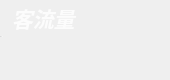
                          <widget class="QFrame" name="FLow_QF">
                           <property name="minimumSize">
                            <size>
                             <width>170</width>
                             <height>80</height>
                            </size>
                           </property>
                           <property name="maximumSize">
                            <size>
                             <width>170</width>
                             <height>80</height>
                            </size>
                           </property>
                           <property name="toolTipDuration">
                            <number>0</number>
                           </property>
                           <property name="styleSheet">
                            <string notr="true">QFrame#FLow_QF{
color: rgb(255, 255, 255);
border-radius: 15px;
background-color: qradialgradient(cx:0, cy:0, radius:1, fx:0.1, fy:0.1, stop:0 rgb(253, 139, 133),  stop:1 rgb(248, 194, 152));
border: 1px outset rgb(252, 194, 149)
}
</string>
                           </property>
                           <property name="frameShape">
                            <enum>QFrame::Shape::NoFrame</enum>
                           </property>
                           <layout class="QVBoxLayout" name="verticalLayout_24" stretch="0,2,1">
                            <property name="spacing">
                             <number>0</number>
                            </property>
                            <property name="leftMargin">
                             <number>0</number>
                            </property>
                            <property name="topMargin">
                             <number>0</number>
                            </property>
                            <property name="rightMargin">
                             <number>0</number>
                            </property>
                            <property name="bottomMargin">
                             <number>0</number>
                            </property>
                            <item>
                             <widget class="QFrame" name="FLow_top">
                              <property name="styleSheet">
                               <string notr="true">border:none</string>
                              </property>
                              <property name="frameShape">
                               <enum>QFrame::Shape::NoFrame</enum>
                              </property>
                              <layout class="QHBoxLayout" name="horizontalLayout_16">
                               <property name="spacing">
                                <number>0</number>
                               </property>
                               <property name="leftMargin">
                                <number>0</number>
                               </property>
                               <property name="topMargin">
                                <number>3</number>
                               </property>
                               <property name="rightMargin">
                                <number>0</number>
                               </property>
                               <property name="bottomMargin">
                                <number>3</number>
                               </property>
                               <item>
                                <widget class="QLabel" name="label_6">
                                 <property name="maximumSize">
                                  <size>
                                   <width>16777215</width>
                                   <height>30</height>
                                  </size>
                                 </property>
                                 <property name="font">
                                  <font>
                                   <family>Segoe UI</family>
                                   <pointsize>16</pointsize>
                                   <italic>true</italic>
                                   <bold>true</bold>
                                  </font>
                                 </property>
                                 <property name="styleSheet">
                                  <string notr="true">color: rgba(255, 255, 255,210);
padding-left:12px;
font: 700 italic 16pt &quot;Segoe UI&quot;;</string>
                                 </property>
                                 <property name="text">
                                  <string>客流量</string>
                                 </property>
                                 <property name="indent">
                                  <number>0</number>
                                 </property>
                                </widget>
                               </item>
                              </layout>
                             </widget>
                            </item>
                            <item>
                             <widget class="Line" name="line_3">
                              <property name="maximumSize">
                               <size>
                                <width>16777215</width>
                                <height>1</height>
                               </size>
                              </property>
                              <property name="styleSheet">
                               <string notr="true">background-color: rgba(255, 255, 255, 89);</string>
                              </property>
                              <property name="orientation">
                               <enum>Qt::Orientation::Vertical</enum>
                              </property>
                             </widget>
                            </item>
                            <item>
                             <widget class="QFrame" name="Flow_bottom">
                              <property name="styleSheet">
                               <string notr="true">border:none</string>
                              </property>
                              <property name="frameShape">
                               <enum>QFrame::Shape::NoFrame</enum>
                              </property>
                              <layout class="QVBoxLayout" name="verticalLayout_25">
                               <property name="spacing">
                                <number>0</number>
                               </property>
                               <property name="leftMargin">
                                <number>0</number>
                               </property>
                               <property name="topMargin">
                                <number>6</number>
                               </property>
                               <property name="rightMargin">
                                <number>0</number>
                               </property>
                               <property name="bottomMargin">
                                <number>6</number>
                               </property>
                               <item>
                                <widget class="QLabel" name="Target_num">
                                 <property name="minimumSize">
                                  <size>
                                   <width>0</width>
                                   <height>30</height>
                                  </size>
                                 </property>
                                 <property name="maximumSize">
                                  <size>
                                   <width>16777215</width>
                                   <height>30</height>
                                  </size>
                                 </property>
                                 <property name="font">
                                  <font>
                                   <family>Microsoft YaHei UI</family>
                                   <pointsize>17</pointsize>
                                   <italic>false</italic>
                                   <bold>false</bold>
                                   <underline>false</underline>
                                  </font>
                                 </property>
                                 <property name="styleSheet">
                                  <string notr="true">color: rgb(255, 255, 255);
font: 17pt &quot;Microsoft YaHei UI&quot;;</string>
                                 </property>
                                 <property name="text">
                                  <string/>
                                 </property>
                                </widget>
                               </item>
                              </layout>
                             </widget>
                            </item>
                           </layout>
                          </widget>
